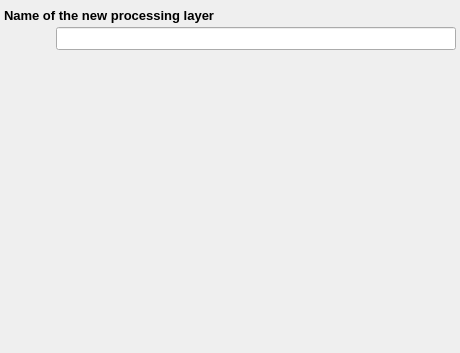
<?xml version="1.0" encoding="UTF-8"?>
<ui version="4.0">
 <class>AddProcessingLayerWizard</class>
 <widget class="QWidget" name="AddProcessingLayerWizard">
  <property name="geometry">
   <rect>
    <x>0</x>
    <y>0</y>
    <width>460</width>
    <height>353</height>
   </rect>
  </property>
  <property name="font">
   <font>
    <pointsize>10</pointsize>
   </font>
  </property>
  <property name="windowTitle">
   <string>Form</string>
  </property>
  <layout class="QVBoxLayout" name="verticalLayout">
   <property name="spacing">
    <number>4</number>
   </property>
   <property name="leftMargin">
    <number>0</number>
   </property>
   <property name="topMargin">
    <number>0</number>
   </property>
   <property name="rightMargin">
    <number>0</number>
   </property>
   <property name="bottomMargin">
    <number>0</number>
   </property>
   <item>
    <widget class="QWidget" name="WizardHeaderWidget" native="true"/>
   </item>
   <item>
    <widget class="QStackedWidget" name="MainStack">
     <property name="currentIndex">
      <number>1</number>
     </property>
     <widget class="QWidget" name="StartPage">
      <layout class="QVBoxLayout" name="verticalLayout_2">
       <property name="spacing">
        <number>4</number>
       </property>
       <property name="leftMargin">
        <number>4</number>
       </property>
       <property name="topMargin">
        <number>4</number>
       </property>
       <property name="rightMargin">
        <number>4</number>
       </property>
       <property name="bottomMargin">
        <number>4</number>
       </property>
       <item>
        <widget class="QLabel" name="TopLabel_2">
         <property name="sizePolicy">
          <sizepolicy hsizetype="Expanding" vsizetype="Preferred">
           <horstretch>0</horstretch>
           <verstretch>0</verstretch>
          </sizepolicy>
         </property>
         <property name="font">
          <font>
           <weight>75</weight>
           <bold>true</bold>
          </font>
         </property>
         <property name="text">
          <string>What do you want to do?</string>
         </property>
        </widget>
       </item>
       <item>
        <layout class="QHBoxLayout" name="horizontalLayout_3">
         <item>
          <spacer name="horizontalSpacer_2">
           <property name="orientation">
            <enum>Qt::Horizontal</enum>
           </property>
           <property name="sizeHint" stdset="0">
            <size>
             <width>37</width>
             <height>175</height>
            </size>
           </property>
          </spacer>
         </item>
         <item>
          <layout class="QVBoxLayout" name="verticalLayout_3">
           <property name="spacing">
            <number>4</number>
           </property>
           <item>
            <widget class="QPushButton" name="StartCreateEmptyButton">
             <property name="font">
              <font>
               <weight>75</weight>
               <bold>true</bold>
              </font>
             </property>
             <property name="text">
              <string>Create an empty processing layer</string>
             </property>
             <property name="icon">
              <iconset resource="main.qrc">
               <normaloff>:/file/icons/file_new.svg</normaloff>:/file/icons/file_new.svg</iconset>
             </property>
             <property name="iconSize">
              <size>
               <width>24</width>
               <height>24</height>
              </size>
             </property>
             <property name="flat">
              <bool>false</bool>
             </property>
            </widget>
           </item>
           <item>
            <widget class="QPushButton" name="StartAddPredefinedButton">
             <property name="enabled">
              <bool>false</bool>
             </property>
             <property name="font">
              <font>
               <weight>75</weight>
               <bold>true</bold>
              </font>
             </property>
             <property name="text">
              <string>Add a layer with a predefined sequence</string>
             </property>
             <property name="icon">
              <iconset resource="main.qrc">
               <normaloff>:/tabs/icons/tabs_modulelayer.svg</normaloff>:/tabs/icons/tabs_modulelayer.svg</iconset>
             </property>
             <property name="iconSize">
              <size>
               <width>24</width>
               <height>24</height>
              </size>
             </property>
             <property name="flat">
              <bool>false</bool>
             </property>
            </widget>
           </item>
           <item>
            <widget class="QPushButton" name="StartImportButton">
             <property name="enabled">
              <bool>false</bool>
             </property>
             <property name="font">
              <font>
               <weight>75</weight>
               <bold>true</bold>
              </font>
             </property>
             <property name="text">
              <string>Import layer from an existing simulation</string>
             </property>
             <property name="icon">
              <iconset resource="main.qrc">
               <normaloff>:/menu/icons/menu_open.svg</normaloff>:/menu/icons/menu_open.svg</iconset>
             </property>
             <property name="iconSize">
              <size>
               <width>24</width>
               <height>24</height>
              </size>
             </property>
             <property name="flat">
              <bool>false</bool>
             </property>
            </widget>
           </item>
          </layout>
         </item>
         <item>
          <spacer name="horizontalSpacer_3">
           <property name="orientation">
            <enum>Qt::Horizontal</enum>
           </property>
           <property name="sizeHint" stdset="0">
            <size>
             <width>40</width>
             <height>20</height>
            </size>
           </property>
          </spacer>
         </item>
        </layout>
       </item>
       <item>
        <spacer name="verticalSpacer">
         <property name="orientation">
          <enum>Qt::Vertical</enum>
         </property>
         <property name="sizeHint" stdset="0">
          <size>
           <width>20</width>
           <height>80</height>
          </size>
         </property>
        </spacer>
       </item>
      </layout>
     </widget>
     <widget class="QWidget" name="FinalPage">
      <layout class="QVBoxLayout" name="verticalLayout_4">
       <property name="spacing">
        <number>4</number>
       </property>
       <property name="leftMargin">
        <number>4</number>
       </property>
       <property name="topMargin">
        <number>4</number>
       </property>
       <property name="rightMargin">
        <number>4</number>
       </property>
       <property name="bottomMargin">
        <number>4</number>
       </property>
       <item>
        <widget class="QLabel" name="TopLabel">
         <property name="sizePolicy">
          <sizepolicy hsizetype="Expanding" vsizetype="Preferred">
           <horstretch>0</horstretch>
           <verstretch>0</verstretch>
          </sizepolicy>
         </property>
         <property name="font">
          <font>
           <weight>75</weight>
           <bold>true</bold>
          </font>
         </property>
         <property name="text">
          <string>Name of the new processing layer</string>
         </property>
        </widget>
       </item>
       <item>
        <layout class="QHBoxLayout" name="horizontalLayout_2">
         <property name="spacing">
          <number>4</number>
         </property>
         <item>
          <spacer name="horizontalSpacer_4">
           <property name="orientation">
            <enum>Qt::Horizontal</enum>
           </property>
           <property name="sizeType">
            <enum>QSizePolicy::Fixed</enum>
           </property>
           <property name="sizeHint" stdset="0">
            <size>
             <width>40</width>
             <height>20</height>
            </size>
           </property>
          </spacer>
         </item>
         <item>
          <widget class="CheckIndicator" name="FinishNameIndicator">
           <property name="sizePolicy">
            <sizepolicy hsizetype="Minimum" vsizetype="Minimum">
             <horstretch>0</horstretch>
             <verstretch>0</verstretch>
            </sizepolicy>
           </property>
           <property name="text">
            <string/>
           </property>
          </widget>
         </item>
         <item>
          <widget class="QLineEdit" name="FinishNameEdit"/>
         </item>
        </layout>
       </item>
       <item>
        <spacer name="verticalSpacer_2">
         <property name="orientation">
          <enum>Qt::Vertical</enum>
         </property>
         <property name="sizeHint" stdset="0">
          <size>
           <width>20</width>
           <height>258</height>
          </size>
         </property>
        </spacer>
       </item>
      </layout>
     </widget>
    </widget>
   </item>
   <item>
    <widget class="QWidget" name="WizardFooterWidget" native="true"/>
   </item>
  </layout>
 </widget>
 <customwidgets>
  <customwidget>
   <class>CheckIndicator</class>
   <extends>QLabel</extends>
   <header>gui/widgets/checkindicator.hui</header>
  </customwidget>
 </customwidgets>
 <resources>
  <include location="main.qrc"/>
 </resources>
 <connections/>
</ui>
